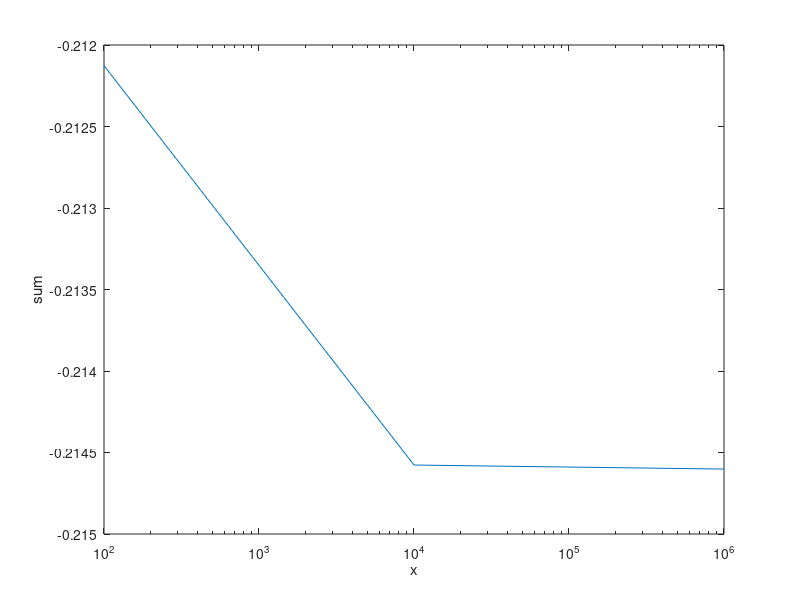

Reproduce this figure in MATLAB.
max = 1000; % maximal number
sum = zeros(1,max); 
x = 1:1:max;
% computation of the sum
for i = 1:1:max
	for j = 1:1:i
	sum(i) = sum(i) + ((-1).^(j)/(2*j+1));
	end;
end;
plot1 = semilogx(x,sum); %log axis
xlabel ( ' x ' ) ; %labeling the axes
ylabel ( ' sum ' ) ;
% computation of the sum for the a, b and c.)
x = zeros(1,3);
sum = zeros(1,3); 
for i = 2:2:6
	for j = 1:1:10.^(i)
	sum(round(i/2)) = sum(round(i/2)) + ((-1).^(j)/(2*j+1));
	end;
  x(round(i/2))= 1*10.^(i)
end;
plot2 = semilogx(x,sum); %log axis
xlabel ( ' x ' ) ;
ylabel ( ' sum ' ) ;
%title( 'sum' ) ;